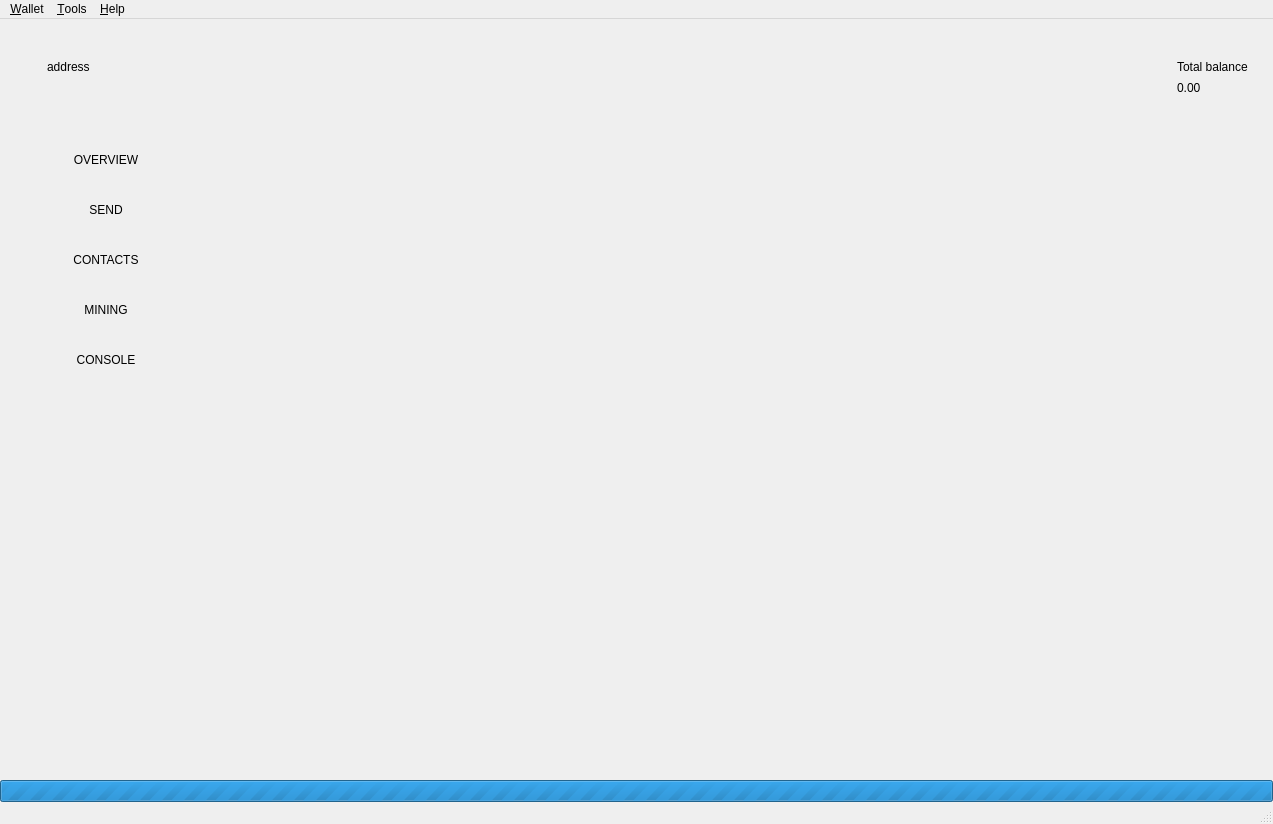
<?xml version="1.0" encoding="UTF-8"?>
<ui version="4.0">
 <class>MainWindow</class>
 <widget class="QMainWindow" name="MainWindow">
  <property name="geometry">
   <rect>
    <x>0</x>
    <y>0</y>
    <width>1273</width>
    <height>824</height>
   </rect>
  </property>
  <property name="sizePolicy">
   <sizepolicy hsizetype="Preferred" vsizetype="Preferred">
    <horstretch>0</horstretch>
    <verstretch>0</verstretch>
   </sizepolicy>
  </property>
  <property name="minimumSize">
   <size>
    <width>800</width>
    <height>540</height>
   </size>
  </property>
  <property name="maximumSize">
   <size>
    <width>16777215</width>
    <height>16777215</height>
   </size>
  </property>
  <property name="windowIcon">
   <iconset>
    <normaloff>:/images/jetcash</normaloff>:/images/jetcash</iconset>
  </property>
  <widget class="QWidget" name="centralwidget">
   <layout class="QVBoxLayout" name="verticalLayout_2">
    <property name="spacing">
     <number>0</number>
    </property>
    <property name="leftMargin">
     <number>0</number>
    </property>
    <property name="topMargin">
     <number>0</number>
    </property>
    <property name="rightMargin">
     <number>0</number>
    </property>
    <property name="bottomMargin">
     <number>0</number>
    </property>
    <item>
     <widget class="QFrame" name="m_headerFrame">
      <property name="minimumSize">
       <size>
        <width>0</width>
        <height>116</height>
       </size>
      </property>
      <property name="maximumSize">
       <size>
        <width>16777215</width>
        <height>116</height>
       </size>
      </property>
      <property name="frameShape">
       <enum>QFrame::NoFrame</enum>
      </property>
      <property name="frameShadow">
       <enum>QFrame::Raised</enum>
      </property>
      <layout class="QHBoxLayout" name="horizontalLayout_3">
       <property name="spacing">
        <number>0</number>
       </property>
       <property name="leftMargin">
        <number>0</number>
       </property>
       <property name="topMargin">
        <number>0</number>
       </property>
       <property name="rightMargin">
        <number>25</number>
       </property>
       <property name="bottomMargin">
        <number>0</number>
       </property>
       <item>
        <spacer name="horizontalSpacer_2">
         <property name="orientation">
          <enum>Qt::Horizontal</enum>
         </property>
         <property name="sizeType">
          <enum>QSizePolicy::Fixed</enum>
         </property>
         <property name="sizeHint" stdset="0">
          <size>
           <width>20</width>
           <height>20</height>
          </size>
         </property>
        </spacer>
       </item>
       <item>
        <widget class="QLabel" name="m_logoLabel">
         <property name="text">
          <string/>
         </property>
         <property name="pixmap">
          <pixmap resource="resources.qrc">:/icons/light/logo</pixmap>
         </property>
        </widget>
       </item>
       <item>
        <spacer name="horizontalSpacer_5">
         <property name="orientation">
          <enum>Qt::Horizontal</enum>
         </property>
         <property name="sizeType">
          <enum>QSizePolicy::Fixed</enum>
         </property>
         <property name="sizeHint" stdset="0">
          <size>
           <width>20</width>
           <height>20</height>
          </size>
         </property>
        </spacer>
       </item>
       <item>
        <widget class="QFrame" name="m_walletFrame">
         <property name="frameShape">
          <enum>QFrame::NoFrame</enum>
         </property>
         <property name="frameShadow">
          <enum>QFrame::Raised</enum>
         </property>
         <layout class="QVBoxLayout" name="verticalLayout_3">
          <property name="spacing">
           <number>5</number>
          </property>
          <property name="leftMargin">
           <number>0</number>
          </property>
          <property name="topMargin">
           <number>0</number>
          </property>
          <property name="rightMargin">
           <number>0</number>
          </property>
          <property name="bottomMargin">
           <number>0</number>
          </property>
          <item>
           <spacer name="verticalSpacer_3">
            <property name="orientation">
             <enum>Qt::Vertical</enum>
            </property>
            <property name="sizeType">
             <enum>QSizePolicy::Maximum</enum>
            </property>
            <property name="sizeHint" stdset="0">
             <size>
              <width>20</width>
              <height>40</height>
             </size>
            </property>
           </spacer>
          </item>
          <item>
           <layout class="QVBoxLayout" name="verticalLayout_5">
            <item>
             <widget class="QLabel" name="m_addressLabel">
              <property name="sizePolicy">
               <sizepolicy hsizetype="Preferred" vsizetype="Preferred">
                <horstretch>0</horstretch>
                <verstretch>0</verstretch>
               </sizepolicy>
              </property>
              <property name="cursor">
               <cursorShape>PointingHandCursor</cursorShape>
              </property>
              <property name="text">
               <string>address</string>
              </property>
              <property name="indent">
               <number>0</number>
              </property>
             </widget>
            </item>
            <item>
             <widget class="QLabel" name="m_viewOnlyLabel">
              <property name="text">
               <string/>
              </property>
             </widget>
            </item>
           </layout>
          </item>
          <item>
           <spacer name="verticalSpacer_2">
            <property name="orientation">
             <enum>Qt::Vertical</enum>
            </property>
            <property name="sizeType">
             <enum>QSizePolicy::Maximum</enum>
            </property>
            <property name="sizeHint" stdset="0">
             <size>
              <width>20</width>
              <height>40</height>
             </size>
            </property>
           </spacer>
          </item>
         </layout>
        </widget>
       </item>
       <item>
        <spacer name="horizontalSpacer_3">
         <property name="orientation">
          <enum>Qt::Horizontal</enum>
         </property>
         <property name="sizeType">
          <enum>QSizePolicy::Expanding</enum>
         </property>
         <property name="sizeHint" stdset="0">
          <size>
           <width>34</width>
           <height>20</height>
          </size>
         </property>
        </spacer>
       </item>
       <item>
        <spacer name="horizontalSpacer_8">
         <property name="orientation">
          <enum>Qt::Horizontal</enum>
         </property>
         <property name="sizeType">
          <enum>QSizePolicy::Fixed</enum>
         </property>
         <property name="sizeHint" stdset="0">
          <size>
           <width>34</width>
           <height>20</height>
          </size>
         </property>
        </spacer>
       </item>
       <item>
        <widget class="QLabel" name="m_balanceIconLabel">
         <property name="text">
          <string/>
         </property>
         <property name="pixmap">
          <pixmap resource="resources.qrc">:/icons/total_balance</pixmap>
         </property>
        </widget>
       </item>
       <item>
        <spacer name="horizontalSpacer">
         <property name="orientation">
          <enum>Qt::Horizontal</enum>
         </property>
         <property name="sizeType">
          <enum>QSizePolicy::Fixed</enum>
         </property>
         <property name="sizeHint" stdset="0">
          <size>
           <width>5</width>
           <height>20</height>
          </size>
         </property>
        </spacer>
       </item>
       <item>
        <layout class="QVBoxLayout" name="verticalLayout_6">
         <property name="spacing">
          <number>5</number>
         </property>
         <item>
          <spacer name="verticalSpacer_4">
           <property name="orientation">
            <enum>Qt::Vertical</enum>
           </property>
           <property name="sizeType">
            <enum>QSizePolicy::Maximum</enum>
           </property>
           <property name="sizeHint" stdset="0">
            <size>
             <width>20</width>
             <height>40</height>
            </size>
           </property>
          </spacer>
         </item>
         <item>
          <layout class="QVBoxLayout" name="verticalLayout_4">
           <item>
            <widget class="QLabel" name="m_balanceTextLabel">
             <property name="text">
              <string>Total balance</string>
             </property>
            </widget>
           </item>
           <item>
            <widget class="QLabel" name="m_balanceLabel">
             <property name="cursor">
              <cursorShape>PointingHandCursor</cursorShape>
             </property>
             <property name="toolTip">
              <string>Click to copy</string>
             </property>
             <property name="text">
              <string>0.00</string>
             </property>
            </widget>
           </item>
          </layout>
         </item>
         <item>
          <spacer name="verticalSpacer_5">
           <property name="orientation">
            <enum>Qt::Vertical</enum>
           </property>
           <property name="sizeType">
            <enum>QSizePolicy::Maximum</enum>
           </property>
           <property name="sizeHint" stdset="0">
            <size>
             <width>20</width>
             <height>40</height>
            </size>
           </property>
          </spacer>
         </item>
        </layout>
       </item>
       <item>
        <layout class="QVBoxLayout" name="verticalLayout_7"/>
       </item>
      </layout>
     </widget>
    </item>
    <item>
     <layout class="QHBoxLayout" name="horizontalLayout" stretch="0,0,0,0,0,0">
      <property name="spacing">
       <number>0</number>
      </property>
      <item>
       <widget class="QFrame" name="m_toolFrame">
        <property name="frameShape">
         <enum>QFrame::NoFrame</enum>
        </property>
        <property name="frameShadow">
         <enum>QFrame::Plain</enum>
        </property>
        <property name="lineWidth">
         <number>0</number>
        </property>
        <layout class="QVBoxLayout" name="verticalLayout">
         <property name="spacing">
          <number>0</number>
         </property>
         <property name="leftMargin">
          <number>0</number>
         </property>
         <property name="topMargin">
          <number>0</number>
         </property>
         <property name="rightMargin">
          <number>0</number>
         </property>
         <property name="bottomMargin">
          <number>0</number>
         </property>
         <item>
          <widget class="QPushButton" name="m_overviewButton">
           <property name="sizePolicy">
            <sizepolicy hsizetype="Minimum" vsizetype="Fixed">
             <horstretch>0</horstretch>
             <verstretch>0</verstretch>
            </sizepolicy>
           </property>
           <property name="minimumSize">
            <size>
             <width>90</width>
             <height>50</height>
            </size>
           </property>
           <property name="maximumSize">
            <size>
             <width>16777215</width>
             <height>50</height>
            </size>
           </property>
           <property name="focusPolicy">
            <enum>Qt::NoFocus</enum>
           </property>
           <property name="text">
            <string>OVERVIEW</string>
           </property>
           <property name="checkable">
            <bool>true</bool>
           </property>
           <property name="flat">
            <bool>true</bool>
           </property>
           <attribute name="buttonGroup">
            <string notr="true">m_toolButtonGroup</string>
           </attribute>
          </widget>
         </item>
         <item>
          <widget class="QPushButton" name="m_sendButton">
           <property name="sizePolicy">
            <sizepolicy hsizetype="Minimum" vsizetype="Fixed">
             <horstretch>0</horstretch>
             <verstretch>0</verstretch>
            </sizepolicy>
           </property>
           <property name="minimumSize">
            <size>
             <width>90</width>
             <height>50</height>
            </size>
           </property>
           <property name="maximumSize">
            <size>
             <width>16777215</width>
             <height>50</height>
            </size>
           </property>
           <property name="focusPolicy">
            <enum>Qt::NoFocus</enum>
           </property>
           <property name="text">
            <string>SEND</string>
           </property>
           <property name="checkable">
            <bool>true</bool>
           </property>
           <property name="flat">
            <bool>true</bool>
           </property>
           <attribute name="buttonGroup">
            <string notr="true">m_toolButtonGroup</string>
           </attribute>
          </widget>
         </item>
         <item>
          <widget class="QPushButton" name="m_addressBookButton">
           <property name="enabled">
            <bool>true</bool>
           </property>
           <property name="sizePolicy">
            <sizepolicy hsizetype="Minimum" vsizetype="Fixed">
             <horstretch>0</horstretch>
             <verstretch>0</verstretch>
            </sizepolicy>
           </property>
           <property name="minimumSize">
            <size>
             <width>90</width>
             <height>50</height>
            </size>
           </property>
           <property name="maximumSize">
            <size>
             <width>16777215</width>
             <height>50</height>
            </size>
           </property>
           <property name="focusPolicy">
            <enum>Qt::NoFocus</enum>
           </property>
           <property name="text">
            <string>CONTACTS</string>
           </property>
           <property name="checkable">
            <bool>true</bool>
           </property>
           <property name="flat">
            <bool>true</bool>
           </property>
           <attribute name="buttonGroup">
            <string notr="true">m_toolButtonGroup</string>
           </attribute>
          </widget>
         </item>
         <item>
          <widget class="QPushButton" name="m_miningButton">
           <property name="enabled">
            <bool>true</bool>
           </property>
           <property name="sizePolicy">
            <sizepolicy hsizetype="Minimum" vsizetype="Fixed">
             <horstretch>0</horstretch>
             <verstretch>0</verstretch>
            </sizepolicy>
           </property>
           <property name="minimumSize">
            <size>
             <width>90</width>
             <height>50</height>
            </size>
           </property>
           <property name="maximumSize">
            <size>
             <width>16777215</width>
             <height>50</height>
            </size>
           </property>
           <property name="focusPolicy">
            <enum>Qt::NoFocus</enum>
           </property>
           <property name="text">
            <string>MINING</string>
           </property>
           <property name="checkable">
            <bool>true</bool>
           </property>
           <property name="flat">
            <bool>true</bool>
           </property>
           <attribute name="buttonGroup">
            <string notr="true">m_toolButtonGroup</string>
           </attribute>
          </widget>
         </item>
         <item>
          <widget class="QPushButton" name="m_logButton">
           <property name="enabled">
            <bool>true</bool>
           </property>
           <property name="sizePolicy">
            <sizepolicy hsizetype="Minimum" vsizetype="Fixed">
             <horstretch>0</horstretch>
             <verstretch>0</verstretch>
            </sizepolicy>
           </property>
           <property name="minimumSize">
            <size>
             <width>90</width>
             <height>50</height>
            </size>
           </property>
           <property name="maximumSize">
            <size>
             <width>16777215</width>
             <height>50</height>
            </size>
           </property>
           <property name="focusPolicy">
            <enum>Qt::NoFocus</enum>
           </property>
           <property name="text">
            <string>CONSOLE</string>
           </property>
           <property name="checkable">
            <bool>true</bool>
           </property>
           <property name="flat">
            <bool>true</bool>
           </property>
           <attribute name="buttonGroup">
            <string notr="true">m_toolButtonGroup</string>
           </attribute>
          </widget>
         </item>
         <item>
          <spacer name="verticalSpacer">
           <property name="orientation">
            <enum>Qt::Vertical</enum>
           </property>
           <property name="sizeType">
            <enum>QSizePolicy::Expanding</enum>
           </property>
           <property name="sizeHint" stdset="0">
            <size>
             <width>20</width>
             <height>225</height>
            </size>
           </property>
          </spacer>
         </item>
        </layout>
       </widget>
      </item>
      <item>
       <widget class="WalletGUI::OverviewFrame" name="m_overviewFrame">
        <property name="frameShape">
         <enum>QFrame::NoFrame</enum>
        </property>
        <property name="frameShadow">
         <enum>QFrame::Raised</enum>
        </property>
       </widget>
      </item>
      <item>
       <widget class="WalletGUI::SendFrame" name="m_sendFrame">
        <property name="frameShape">
         <enum>QFrame::NoFrame</enum>
        </property>
        <property name="frameShadow">
         <enum>QFrame::Raised</enum>
        </property>
       </widget>
      </item>
      <item>
       <widget class="WalletGUI::MiningFrame" name="m_miningFrame">
        <property name="frameShape">
         <enum>QFrame::NoFrame</enum>
        </property>
        <property name="frameShadow">
         <enum>QFrame::Raised</enum>
        </property>
       </widget>
      </item>
      <item>
       <widget class="WalletGUI::AddressBookFrame" name="m_addressBookFrame">
        <property name="frameShape">
         <enum>QFrame::NoFrame</enum>
        </property>
        <property name="frameShadow">
         <enum>QFrame::Raised</enum>
        </property>
       </widget>
      </item>
      <item>
       <widget class="WalletGUI::LogFrame" name="m_logFrame">
        <property name="frameShape">
         <enum>QFrame::NoFrame</enum>
        </property>
        <property name="frameShadow">
         <enum>QFrame::Raised</enum>
        </property>
       </widget>
      </item>
     </layout>
    </item>
    <item>
     <widget class="WalletGUI::WalletProgressBar" name="m_syncProgress">
      <property name="maximum">
       <number>0</number>
      </property>
      <property name="value">
       <number>0</number>
      </property>
      <property name="textVisible">
       <bool>false</bool>
      </property>
     </widget>
    </item>
   </layout>
  </widget>
  <widget class="QMenuBar" name="menubar">
   <property name="geometry">
    <rect>
     <x>0</x>
     <y>0</y>
     <width>1273</width>
     <height>19</height>
    </rect>
   </property>
   <widget class="QMenu" name="menuFile">
    <property name="title">
     <string>&amp;Wallet</string>
    </property>
    <addaction name="m_createWalletAction"/>
    <addaction name="m_importKeysAction"/>
    <addaction name="m_openWalletAction"/>
    <addaction name="m_remoteWalletAction"/>
    <addaction name="m_exportViewOnlyKeysAction"/>
    <addaction name="m_exportKeysAction"/>
    <addaction name="m_changePasswordAction"/>
    <addaction name="separator"/>
    <addaction name="m_exitAction"/>
   </widget>
   <widget class="QMenu" name="menuHelp">
    <property name="title">
     <string>&amp;Help</string>
    </property>
    <addaction name="m_communityForumAction"/>
    <addaction name="m_aboutJetcashAction"/>
    <addaction name="m_aboutQtAction"/>
   </widget>
   <widget class="QMenu" name="menuTools">
    <property name="title">
     <string>&amp;Tools</string>
    </property>
    <addaction name="m_checkProofAction"/>
    <addaction name="m_openDataFolderAction"/>
    <addaction name="m_paramsAction"/>
   </widget>
   <addaction name="menuFile"/>
   <addaction name="menuTools"/>
   <addaction name="menuHelp"/>
  </widget>
  <widget class="WalletGUI::WalletStatusBar" name="statusBar"/>
  <action name="m_exitAction">
   <property name="checkable">
    <bool>false</bool>
   </property>
   <property name="enabled">
    <bool>true</bool>
   </property>
   <property name="text">
    <string>E&amp;xit</string>
   </property>
   <property name="shortcut">
    <string>Ctrl+Q</string>
   </property>
  </action>
  <action name="m_createWalletAction">
   <property name="enabled">
    <bool>true</bool>
   </property>
   <property name="text">
    <string>&amp;Create new wallet</string>
   </property>
  </action>
  <action name="m_openWalletAction">
   <property name="enabled">
    <bool>true</bool>
   </property>
   <property name="text">
    <string>&amp;Open wallet</string>
   </property>
  </action>
  <action name="m_aboutJetcashAction">
   <property name="enabled">
    <bool>true</bool>
   </property>
   <property name="text">
    <string>&amp;About Jetcash</string>
   </property>
  </action>
  <action name="m_aboutQtAction">
   <property name="enabled">
    <bool>true</bool>
   </property>
   <property name="text">
    <string>About &amp;Qt</string>
   </property>
  </action>
  <action name="m_remoteWalletAction">
   <property name="enabled">
    <bool>true</bool>
   </property>
   <property name="text">
    <string>Connect to &amp;remote wallet daemon</string>
   </property>
  </action>
  <action name="m_communityForumAction">
   <property name="text">
    <string>&amp;Official site</string>
   </property>
  </action>
  <action name="m_encryptWalletAction">
   <property name="text">
    <string>&amp;Encrypt wallet</string>
   </property>
  </action>
  <action name="m_changePasswordAction">
   <property name="text">
    <string>C&amp;hange password</string>
   </property>
  </action>
  <action name="m_openDataFolderAction">
   <property name="text">
    <string>Open default data &amp;folder</string>
   </property>
  </action>
  <action name="m_importKeysAction">
   <property name="text">
    <string>Create wallet from &amp;keys</string>
   </property>
  </action>
  <action name="m_checkProofAction">
   <property name="text">
    <string>&amp;Check send proof</string>
   </property>
  </action>
  <action name="m_paramsAction">
   <property name="text">
    <string>Wallet daemon &amp;parameters</string>
   </property>
  </action>
  <action name="m_exportViewOnlyKeysAction">
   <property name="text">
    <string>Export view only wallet</string>
   </property>
  </action>
  <action name="m_exportKeysAction">
   <property name="text">
    <string>Export keys</string>
   </property>
  </action>
 </widget>
 <customwidgets>
  <customwidget>
   <class>WalletGUI::OverviewFrame</class>
   <extends>QFrame</extends>
   <header>overviewframe.h</header>
   <container>1</container>
   <slots>
    <signal>copiedToClipboardSignal()</signal>
    <signal>createProofSignal(QString,bool)</signal>
   </slots>
  </customwidget>
  <customwidget>
   <class>WalletGUI::WalletStatusBar</class>
   <extends>QStatusBar</extends>
   <header>statusbar.h</header>
  </customwidget>
  <customwidget>
   <class>WalletGUI::SendFrame</class>
   <extends>QFrame</extends>
   <header>sendframe.h</header>
   <container>1</container>
  </customwidget>
  <customwidget>
   <class>WalletGUI::MiningFrame</class>
   <extends>QFrame</extends>
   <header>MiningFrame.h</header>
   <container>1</container>
  </customwidget>
  <customwidget>
   <class>WalletGUI::WalletProgressBar</class>
   <extends>QProgressBar</extends>
   <header>progressbar.h</header>
  </customwidget>
  <customwidget>
   <class>WalletGUI::AddressBookFrame</class>
   <extends>QFrame</extends>
   <header>addressbookframe.h</header>
   <container>1</container>
  </customwidget>
  <customwidget>
   <class>WalletGUI::LogFrame</class>
   <extends>QFrame</extends>
   <header>logframe.h</header>
   <container>1</container>
  </customwidget>
 </customwidgets>
 <resources>
  <include location="resources.qrc"/>
 </resources>
 <connections>
  <connection>
   <sender>m_createWalletAction</sender>
   <signal>triggered()</signal>
   <receiver>MainWindow</receiver>
   <slot>createWallet()</slot>
   <hints>
    <hint type="sourcelabel">
     <x>-1</x>
     <y>-1</y>
    </hint>
    <hint type="destinationlabel">
     <x>449</x>
     <y>299</y>
    </hint>
   </hints>
  </connection>
  <connection>
   <sender>m_aboutQtAction</sender>
   <signal>triggered()</signal>
   <receiver>MainWindow</receiver>
   <slot>aboutQt()</slot>
   <hints>
    <hint type="sourcelabel">
     <x>-1</x>
     <y>-1</y>
    </hint>
    <hint type="destinationlabel">
     <x>449</x>
     <y>299</y>
    </hint>
   </hints>
  </connection>
  <connection>
   <sender>m_aboutJetcashAction</sender>
   <signal>triggered()</signal>
   <receiver>MainWindow</receiver>
   <slot>about()</slot>
   <hints>
    <hint type="sourcelabel">
     <x>-1</x>
     <y>-1</y>
    </hint>
    <hint type="destinationlabel">
     <x>459</x>
     <y>299</y>
    </hint>
   </hints>
  </connection>
  <connection>
   <sender>m_overviewButton</sender>
   <signal>toggled(bool)</signal>
   <receiver>m_overviewFrame</receiver>
   <slot>setVisible(bool)</slot>
   <hints>
    <hint type="sourcelabel">
     <x>105</x>
     <y>154</y>
    </hint>
    <hint type="destinationlabel">
     <x>634</x>
     <y>588</y>
    </hint>
   </hints>
  </connection>
  <connection>
   <sender>m_sendButton</sender>
   <signal>toggled(bool)</signal>
   <receiver>m_sendFrame</receiver>
   <slot>setVisible(bool)</slot>
   <hints>
    <hint type="sourcelabel">
     <x>212</x>
     <y>178</y>
    </hint>
    <hint type="destinationlabel">
     <x>953</x>
     <y>596</y>
    </hint>
   </hints>
  </connection>
  <connection>
   <sender>m_miningButton</sender>
   <signal>toggled(bool)</signal>
   <receiver>m_miningFrame</receiver>
   <slot>setVisible(bool)</slot>
   <hints>
    <hint type="sourcelabel">
     <x>159</x>
     <y>282</y>
    </hint>
    <hint type="destinationlabel">
     <x>1112</x>
     <y>456</y>
    </hint>
   </hints>
  </connection>
  <connection>
   <sender>m_addressBookButton</sender>
   <signal>toggled(bool)</signal>
   <receiver>m_addressBookFrame</receiver>
   <slot>setVisible(bool)</slot>
   <hints>
    <hint type="sourcelabel">
     <x>159</x>
     <y>230</y>
    </hint>
    <hint type="destinationlabel">
     <x>1144</x>
     <y>456</y>
    </hint>
   </hints>
  </connection>
  <connection>
   <sender>m_changePasswordAction</sender>
   <signal>triggered()</signal>
   <receiver>MainWindow</receiver>
   <slot>encryptWallet()</slot>
   <hints>
    <hint type="sourcelabel">
     <x>-1</x>
     <y>-1</y>
    </hint>
    <hint type="destinationlabel">
     <x>636</x>
     <y>411</y>
    </hint>
   </hints>
  </connection>
  <connection>
   <sender>m_openWalletAction</sender>
   <signal>triggered()</signal>
   <receiver>MainWindow</receiver>
   <slot>openWallet()</slot>
   <hints>
    <hint type="sourcelabel">
     <x>-1</x>
     <y>-1</y>
    </hint>
    <hint type="destinationlabel">
     <x>636</x>
     <y>411</y>
    </hint>
   </hints>
  </connection>
  <connection>
   <sender>m_remoteWalletAction</sender>
   <signal>triggered()</signal>
   <receiver>MainWindow</receiver>
   <slot>remoteWallet()</slot>
   <hints>
    <hint type="sourcelabel">
     <x>-1</x>
     <y>-1</y>
    </hint>
    <hint type="destinationlabel">
     <x>636</x>
     <y>411</y>
    </hint>
   </hints>
  </connection>
  <connection>
   <sender>m_communityForumAction</sender>
   <signal>triggered()</signal>
   <receiver>MainWindow</receiver>
   <slot>communityForumTriggered()</slot>
   <hints>
    <hint type="sourcelabel">
     <x>-1</x>
     <y>-1</y>
    </hint>
    <hint type="destinationlabel">
     <x>636</x>
     <y>411</y>
    </hint>
   </hints>
  </connection>
  <connection>
   <sender>m_overviewFrame</sender>
   <signal>copiedToClipboardSignal()</signal>
   <receiver>MainWindow</receiver>
   <slot>copiedToClipboard()</slot>
   <hints>
    <hint type="sourcelabel">
     <x>381</x>
     <y>456</y>
    </hint>
    <hint type="destinationlabel">
     <x>636</x>
     <y>411</y>
    </hint>
   </hints>
  </connection>
  <connection>
   <sender>m_openDataFolderAction</sender>
   <signal>triggered()</signal>
   <receiver>MainWindow</receiver>
   <slot>openDataFolder()</slot>
   <hints>
    <hint type="sourcelabel">
     <x>-1</x>
     <y>-1</y>
    </hint>
    <hint type="destinationlabel">
     <x>636</x>
     <y>411</y>
    </hint>
   </hints>
  </connection>
  <connection>
   <sender>m_logButton</sender>
   <signal>toggled(bool)</signal>
   <receiver>m_logFrame</receiver>
   <slot>setVisible(bool)</slot>
   <hints>
    <hint type="sourcelabel">
     <x>106</x>
     <y>397</y>
    </hint>
    <hint type="destinationlabel">
     <x>1165</x>
     <y>456</y>
    </hint>
   </hints>
  </connection>
  <connection>
   <sender>m_importKeysAction</sender>
   <signal>triggered()</signal>
   <receiver>MainWindow</receiver>
   <slot>importKeys()</slot>
   <hints>
    <hint type="sourcelabel">
     <x>-1</x>
     <y>-1</y>
    </hint>
    <hint type="destinationlabel">
     <x>636</x>
     <y>411</y>
    </hint>
   </hints>
  </connection>
  <connection>
   <sender>m_overviewFrame</sender>
   <signal>createProofSignal(QString,bool)</signal>
   <receiver>MainWindow</receiver>
   <slot>createProof(QString,bool)</slot>
   <hints>
    <hint type="sourcelabel">
     <x>318</x>
     <y>456</y>
    </hint>
    <hint type="destinationlabel">
     <x>636</x>
     <y>411</y>
    </hint>
   </hints>
  </connection>
  <connection>
   <sender>m_checkProofAction</sender>
   <signal>triggered()</signal>
   <receiver>MainWindow</receiver>
   <slot>checkProof()</slot>
   <hints>
    <hint type="sourcelabel">
     <x>-1</x>
     <y>-1</y>
    </hint>
    <hint type="destinationlabel">
     <x>636</x>
     <y>411</y>
    </hint>
   </hints>
  </connection>
  <connection>
   <sender>m_paramsAction</sender>
   <signal>triggered()</signal>
   <receiver>MainWindow</receiver>
   <slot>showWalletdParams()</slot>
   <hints>
    <hint type="sourcelabel">
     <x>-1</x>
     <y>-1</y>
    </hint>
    <hint type="destinationlabel">
     <x>636</x>
     <y>411</y>
    </hint>
   </hints>
  </connection>
  <connection>
   <sender>m_exportViewOnlyKeysAction</sender>
   <signal>triggered()</signal>
   <receiver>MainWindow</receiver>
   <slot>exportViewOnlyKeys()</slot>
   <hints>
    <hint type="sourcelabel">
     <x>-1</x>
     <y>-1</y>
    </hint>
    <hint type="destinationlabel">
     <x>636</x>
     <y>411</y>
    </hint>
   </hints>
  </connection>
  <connection>
   <sender>m_exportKeysAction</sender>
   <signal>triggered()</signal>
   <receiver>MainWindow</receiver>
   <slot>exportKeys()</slot>
   <hints>
    <hint type="sourcelabel">
     <x>-1</x>
     <y>-1</y>
    </hint>
    <hint type="destinationlabel">
     <x>636</x>
     <y>411</y>
    </hint>
   </hints>
  </connection>
 </connections>
 <slots>
  <slot>aboutQt()</slot>
  <slot>showLog()</slot>
  <slot>about()</slot>
  <slot>copyAddress()</slot>
  <slot>setStartOnLoginEnabled(bool)</slot>
  <slot>setMinimizeToTrayEnabled(bool)</slot>
  <slot>setCloseToTrayEnabled(bool)</slot>
  <slot>communityForumTriggered()</slot>
  <slot>showConsole()</slot>
  <slot>encryptWallet()</slot>
  <slot>openWallet()</slot>
  <slot>createWallet()</slot>
  <slot>remoteWallet()</slot>
  <slot>copiedToClipboard()</slot>
  <slot>openDataFolder()</slot>
  <slot>importKeys()</slot>
  <slot>createProof(QString,bool)</slot>
  <slot>checkProof()</slot>
  <slot>showWalletdParams()</slot>
  <slot>exportViewOnlyKeys()</slot>
  <slot>exportKeys()</slot>
 </slots>
 <buttongroups>
  <buttongroup name="m_toolButtonGroup">
   <property name="exclusive">
    <bool>true</bool>
   </property>
  </buttongroup>
 </buttongroups>
</ui>
